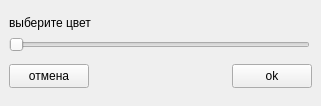
<?xml version="1.0" encoding="UTF-8"?>
<ui version="4.0">
 <class>changeColorPalette</class>
 <widget class="QWidget" name="changeColorPalette">
  <property name="geometry">
   <rect>
    <x>0</x>
    <y>0</y>
    <width>321</width>
    <height>106</height>
   </rect>
  </property>
  <property name="minimumSize">
   <size>
    <width>321</width>
    <height>106</height>
   </size>
  </property>
  <property name="maximumSize">
   <size>
    <width>321</width>
    <height>106</height>
   </size>
  </property>
  <property name="windowTitle">
   <string>Form</string>
  </property>
  <widget class="QPushButton" name="close_button">
   <property name="geometry">
    <rect>
     <x>9</x>
     <y>64</y>
     <width>80</width>
     <height>24</height>
    </rect>
   </property>
   <property name="text">
    <string>отмена</string>
   </property>
  </widget>
  <widget class="QPushButton" name="ok_button">
   <property name="geometry">
    <rect>
     <x>232</x>
     <y>64</y>
     <width>80</width>
     <height>24</height>
    </rect>
   </property>
   <property name="text">
    <string>ok</string>
   </property>
  </widget>
  <widget class="QSlider" name="colorSlide">
   <property name="geometry">
    <rect>
     <x>9</x>
     <y>37</y>
     <width>301</width>
     <height>16</height>
    </rect>
   </property>
   <property name="orientation">
    <enum>Qt::Horizontal</enum>
   </property>
  </widget>
  <widget class="QLabel" name="label">
   <property name="geometry">
    <rect>
     <x>9</x>
     <y>15</y>
     <width>303</width>
     <height>16</height>
    </rect>
   </property>
   <property name="maximumSize">
    <size>
     <width>16777215</width>
     <height>115</height>
    </size>
   </property>
   <property name="text">
    <string>выберите цвет</string>
   </property>
  </widget>
 </widget>
 <resources/>
 <connections/>
</ui>
